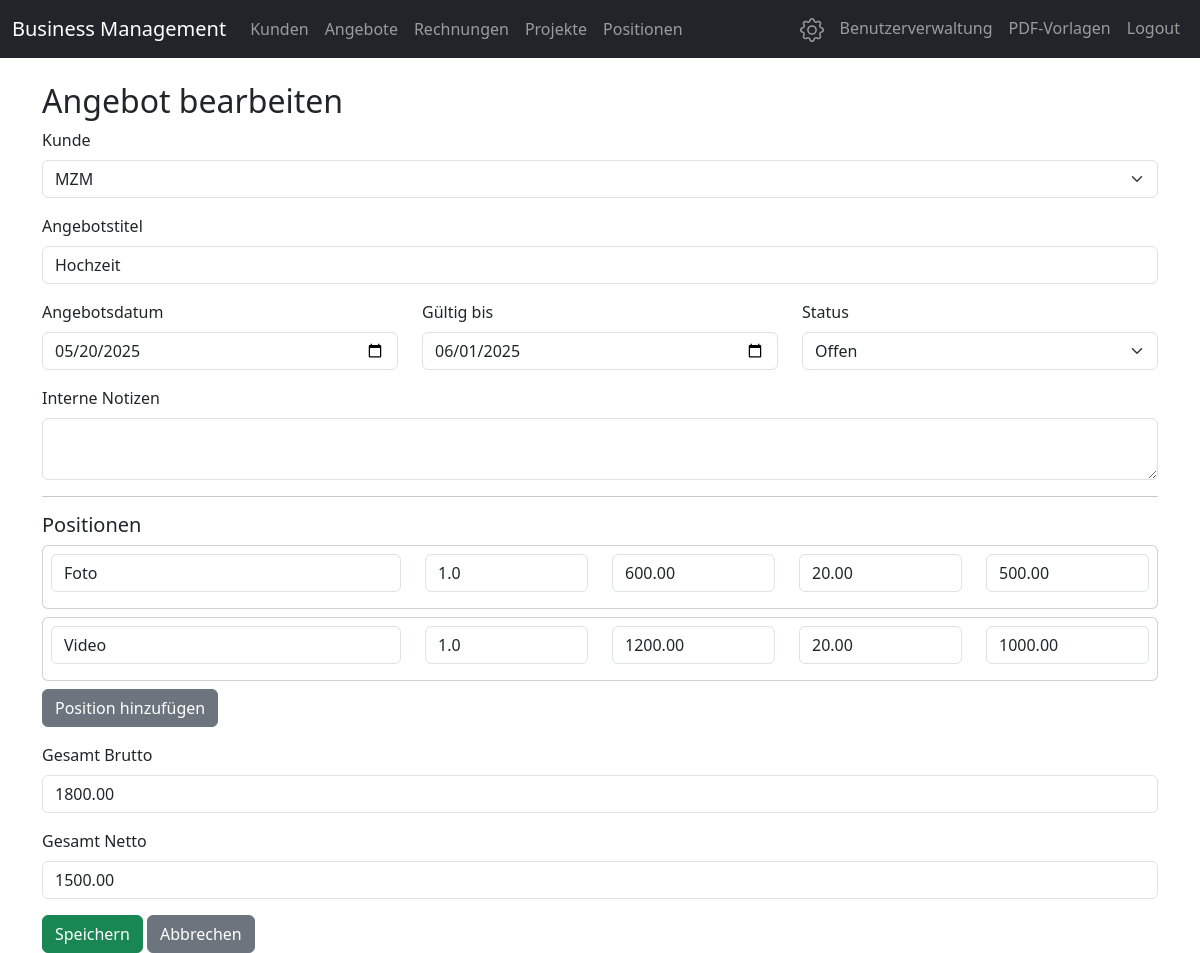
Screenshot of /offers/1/edit (signed in) with the database file from the repository.
### app.py (models this page shows)
class Offer(db.Model):
    id = db.Column(db.Integer, primary_key=True)
    offer_number = db.Column(db.String(32), unique=True, nullable=False)
    title = db.Column(db.String(128), nullable=False)
    customer_id = db.Column(db.Integer, db.ForeignKey('customer.id'), nullable=False)
    total_gross = db.Column(db.Float, nullable=False)
    total_net = db.Column(db.Float, nullable=False)
    date = db.Column(db.Date, nullable=False)  # Angebotsdatum
    valid_until = db.Column(db.Date)  # Gültig bis
    status = db.Column(db.String(32), default='offen')  # Status: offen, angenommen, abgelehnt, abgelaufen
    notes = db.Column(db.Text)  # Interne Notizen
    positions = db.relationship('OfferPosition', backref='offer', lazy=True, cascade="all, delete-orphan")

class Customer(db.Model):
    id = db.Column(db.Integer, primary_key=True)
    customer_type = db.Column(db.String(16), nullable=False, default='firma')  # 'firma' oder 'privat'
    name = db.Column(db.String(128))  # Firmenname
    contact_person = db.Column(db.String(128))
    contact_phone = db.Column(db.String(32))
    contact_email = db.Column(db.String(128))
    first_name = db.Column(db.String(64))
    last_name = db.Column(db.String(64))
    email = db.Column(db.String(128))
    phone = db.Column(db.String(32))
    street = db.Column(db.String(128))
    house_number = db.Column(db.String(16))
    postal_code = db.Column(db.String(16))
    city = db.Column(db.String(64))
    country = db.Column(db.String(64))
    notes = db.Column(db.Text)
    offers = db.relationship('Offer', backref='customer', lazy=True)
    invoices = db.relationship('Invoice', backref='customer', lazy=True)

class OfferPosition(db.Model):
    id = db.Column(db.Integer, primary_key=True)
    offer_id = db.Column(db.Integer, db.ForeignKey('offer.id'), nullable=False)
    name = db.Column(db.String(128), nullable=False)
    quantity = db.Column(db.Float, nullable=False)
    gross = db.Column(db.Float, nullable=False)
    vat = db.Column(db.Float, nullable=False, default=20.0)
    net = db.Column(db.Float, nullable=False)

### app.py (the view, shortened to what this page needs)
@app.route('/offers/<int:offer_id>/edit', methods=['GET', 'POST'])
def edit_offer(offer_id):
    from models import CatalogPosition
    catalog_positions = CatalogPosition.query.all()
    offer = Offer.query.get_or_404(offer_id)
    customers = Customer.query.all()
    today = offer.date.isoformat() if offer.date else date.today().isoformat()
    catalog_positions_dicts = [
        {
            'id': pos.id,
            'name': pos.name,
            'description': pos.description,
            'unit': pos.unit,
            'price': pos.price,
            'vat': pos.vat
        } for pos in catalog_positions
    ]
    return render_template('offer_form.html', customers=customers, offer=offer, today=today, catalog_positions=catalog_positions_dicts)

### app.py (called while the page is built)
def login_required(f):
    @wraps(f)
    def decorated_function(*args, **kwargs):
        user_id = session.get('user_id')
        token_expiry = session.get('token_expiry')
        if not user_id or not token_expiry:
            return redirect(url_for('login'))
        if datetime.utcnow() > datetime.fromisoformat(token_expiry):
            session.clear()
            flash('Session abgelaufen. Bitte erneut anmelden.', 'warning')
            return redirect(url_for('login'))
        g.user = User.query.get(user_id)
        return f(*args, **kwargs)
    return decorated_function

### templates/offer_form.html (shortened to what this page needs)
{% extends 'base.html' %}
{% block content %}
<h2>{% if offer %}Angebot bearbeiten{% else %}Angebot erstellen{% endif %}</h2>
<form method="post">
    <div class="mb-3">
        <label for="customer_id" class="form-label">Kunde</label>
        <select class="form-select" id="customer_id" name="customer_id" required>
            {% for customer in customers %}
                <option value="{{ customer.id }}" {% if offer and offer.customer_id == customer.id %}selected{% endif %}>
                    {% if customer.customer_type == 'firma' %}{{ customer.name }}{% else %}{{ customer.first_name }} {{ customer.last_name }}{% endif %}
                </option>
            {% endfor %}
        </select>
    </div>
    <div class="mb-3">
        <label for="title" class="form-label">Angebotstitel</label>
        <input type="text" class="form-control" id="title" name="title" required value="{{ offer.title if offer else '' }}">
    </div>
    <div class="row">
        <div class="col-md-4 mb-3">
            <label for="date" class="form-label">Angebotsdatum</label>
            <input type="date" class="form-control" id="date" name="date" required value="{{ today }}">
        </div>
        <div class="col-md-4 mb-3">
            <label for="valid_until" class="form-label">Gültig bis</label>
            <input type="date" class="form-control" id="valid_until" name="valid_until" value="{{ offer.valid_until.isoformat() if offer and offer.valid_until else '' }}">
        </div>
        <div class="col-md-4 mb-3">
            <label for="status" class="form-label">Status</label>
            <select class="form-select" id="status" name="status">
                <option value="offen" {% if offer and offer.status == 'offen' %}selected{% endif %}>Offen</option>
            </select>
        </div>
    </div>
    <div class="mb-3">
        <label for="notes" class="form-label">Interne Notizen</label>
        <textarea class="form-control" id="notes" name="notes">{{ offer.notes if offer else '' }}</textarea>
    </div>
    <hr>
    <h5>Positionen</h5>
    <div id="positions">
        {% if offer and offer.positions %}
            {% for pos in offer.positions %}
            <div class="card mb-2 p-2 position-row">
                <div class="row">
                    <div class="col-md-4 mb-2">
                        <input type="text" class="form-control" name="positions[{{ loop.index0 }}][name]" placeholder="Positionsname" required value="{{ pos.name }}">
                    </div>
                    <div class="col-md-2 mb-2">
                        <input type="number" class="form-control" name="positions[{{ loop.index0 }}][quantity]" placeholder="Menge" value="{{ pos.quantity }}" min="1" step="1" required oninput="updateTotals()">
                    </div>
                    <div class="col-md-2 mb-2">
                        <input type="number" class="form-control gross-input" name="positions[{{ loop.index0 }}][gross]" placeholder="Brutto" step="0.01" required value="{{ '%.2f'|format(pos.gross) }}" oninput="updateTotals()">
                    </div>
                    <div class="col-md-2 mb-2">
                        <input type="number" class="form-control vat-input" name="positions[{{ loop.index0 }}][vat]" placeholder="MwSt" value="{{ '%.2f'|format(pos.vat) }}" step="0.01" required oninput="updateTotals()">
                    </div>
                    <div class="col-md-2 mb-2">
                        <input type="number" class="form-control net-input" name="positions[{{ loop.index0 }}][net]" placeholder="Netto" step="0.01" readonly value="{{ '%.2f'|format(pos.net) }}">
                    </div>
                </div>
            </div>
            {% endfor %}
        {% endif %}
    </div>
    <button type="button" class="btn btn-secondary mb-3" onclick="addPositionFromCatalog()">Position hinzufügen</button>
    <div class="mb-3">
        <label for="total_gross" class="form-label">Gesamt Brutto</label>
        <input type="number" step="0.01" class="form-control" id="total_gross" name="total_gross" readonly value="{{ '%.2f'|format(offer.total_gross) if offer else '' }}">
    </div>
    <div class="mb-3">
        <label for="total_net" class="form-label">Gesamt Netto</label>
        <input type="number" step="0.01" class="form-control" id="total_net" name="total_net" readonly value="{{ '%.2f'|format(offer.total_net) if offer else '' }}">
    </div>
    <button type="submit" class="btn btn-success">Speichern</button>
    <a href="/offers" class="btn btn-secondary">Abbrechen</a>
</form>
{% endblock %}

### rows the page displays
Offer: customer_id "MZM", title "Hochzeit", valid_until "06/01/2025", status "Offen", total_gross "1800.00", total_net "1500.00"
OfferPosition: name "Foto", quantity "1.0", gross "600.00", vat "20.00", net "500.00"
OfferPosition: name "Video", quantity "1.0", gross "1200.00", vat "20.00", net "1000.00"
